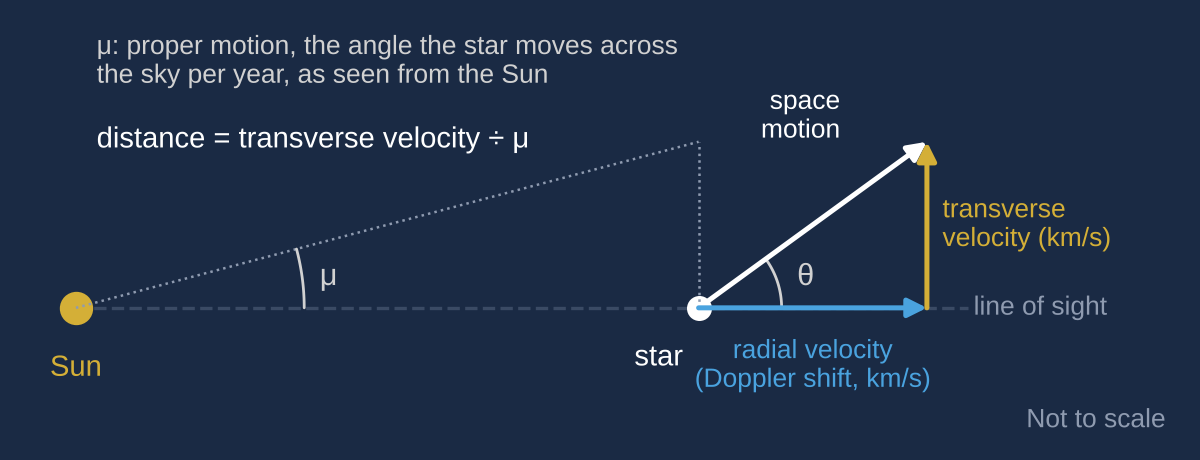

The Python source for this figure:
"""Schematic: a star's space motion split into radial and transverse parts.
v_r from the Doppler shift (km/s); v_t across the line of sight (km/s); proper motion mu is
the angle v_t covers per year as seen from the Sun. Moving-cluster method: the convergent
point gives theta, the angle between the motion and the line of sight, so v_t = v_r tan(theta),
and then distance = v_t / mu. Not to scale.
"""
import numpy as np
import matplotlib.pyplot as plt
from nbas_style import use, save
c = use()
fig, ax = plt.subplots(figsize=(6.0, 2.3))
fig.subplots_adjust(left=0.02, right=0.98, top=0.98, bottom=0.02)
S = np.array([0.0, 0.0]); P = np.array([6.0, 0.0])
# line of sight
ax.plot([S[0], P[0] + 2.6], [0, 0], color=c["rule"], lw=1.2, ls="--", zorder=1)
ax.text(P[0] + 2.65, 0.0, "line of sight", color=c["muted"], fontsize=9.5, va="center", ha="left",
        rotation=0)
ax.plot(*S, "o", color=c["a"], ms=11); ax.text(S[0], -0.45, "Sun", color=c["a"], ha="center", va="top")
ax.plot(*P, "o", color=c["strong"], ms=8); ax.text(P[0] - 0.15, -0.35, "star", color=c["strong"],
                                                   ha="right", va="top")
vr, vt = 2.2, 1.6
arrow = dict(arrowstyle="-|>", lw=1.8, mutation_scale=14, shrinkA=0, shrinkB=0)
ax.annotate("", xy=(P[0] + vr, P[1] + vt), xytext=P, arrowprops=dict(arrow, color=c["strong"]))
ax.annotate("", xy=(P[0] + vr, P[1]), xytext=P, arrowprops=dict(arrow, color=c["b"]))
ax.annotate("", xy=(P[0] + vr, P[1] + vt), xytext=(P[0] + vr, P[1]),
            arrowprops=dict(arrow, color=c["a"]))
ax.text(P[0] + vr/2, -0.28, "radial velocity\n(Doppler shift, km/s)", color=c["b"],
        ha="center", va="top", fontsize=9.5)
ax.text(P[0] + vr + 0.15, vt/2, "transverse\nvelocity (km/s)", color=c["a"], ha="left",
        va="center", fontsize=9.5)
ax.text(P[0] + vr*0.62, vt*0.98, "space\nmotion", color=c["strong"], ha="right", va="bottom",
        fontsize=9.5)
# theta arc
th = np.arctan2(vt, vr)
a = np.linspace(0, th, 30)
ax.plot(P[0] + 0.8*np.cos(a), 0.8*np.sin(a), color=c["ink"], lw=1)
ax.text(P[0] + 0.95, 0.22, "θ", color=c["ink"], fontsize=11)
# proper motion angle at the Sun
end = np.array([P[0], vt])
ax.plot([S[0], end[0]], [S[1], end[1]], color=c["muted"], lw=0.9, ls=":")
ax.plot([P[0], P[0]], [0, vt], color=c["muted"], lw=0.9, ls=":")
b = np.linspace(0, np.arctan2(vt, P[0]), 20)
ax.plot(2.2*np.cos(b), 2.2*np.sin(b), color=c["ink"], lw=1)
ax.text(2.35, 0.22, "μ", color=c["ink"], fontsize=11)
ax.text(0.2, 2.65, "μ: proper motion, the angle the star moves across\nthe sky per year, as seen from the Sun",
        color=c["ink"], fontsize=9.5, va="top")
ax.text(0.2, 1.75, "distance = transverse velocity ÷ μ", color=c["strong"], fontsize=10.5, va="top")
ax.text(10.5, -1.15, "Not to scale", color=c["muted"], fontsize=9.5, ha="right")
ax.set_xlim(-0.5, 10.6); ax.set_ylim(-1.3, 2.8)
ax.set_aspect("equal"); ax.axis("off")
save(fig, "fig-space-motion")
